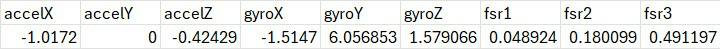
#> input picture gait_project_backup/data_onecolumn.jpg, 720 x 49 px, found by its file name
$ python one_data.py
#> lines starting #> are read from the running program, lines starting #| are printed output that depends on the picture
from PIL import Image
import numpy as np
import cv2
import matplotlib.pyplot as plt

# Step 1: Load the image
image_path = r"C:\Users\hairi\OneDrive\IDP\monai_project\gait_project_backup\data_onecolumn.jpg"  # Replace with your actual file path
image = Image.open(image_path)
#> image is the input picture: PIL image 720x49 RGB; mean R, G, B 228.6, 229.6, 228

# Step 2: Convert to grayscale
gray_image = image.convert("L")  # "L" mode is for grayscale

# Step 3: Convert to NumPy array
gray_array = np.array(gray_image)

# Step 4: Apply jet colormap using OpenCV
heatmap = cv2.applyColorMap(gray_array, cv2.COLORMAP_JET)
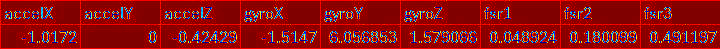
#> heatmap: shape (49, 720, 3); mean B, G, R 16.6, 14.1, 146.2

# Step 5: Convert from BGR (OpenCV) to RGB (for matplotlib)
heatmap_rgb = cv2.cvtColor(heatmap, cv2.COLOR_BGR2RGB)

# Step 6: Display the heatmap
plt.figure(figsize=(10, 6))
plt.imshow(heatmap_rgb)
plt.axis("off")
plt.title("Heatmap using Jet Colormap")
plt.tight_layout()
plt.show()

$ run again, with gait_project_backup/user 2 abnormal.jpg copied over gait_project_backup/data_onecolumn.jpg
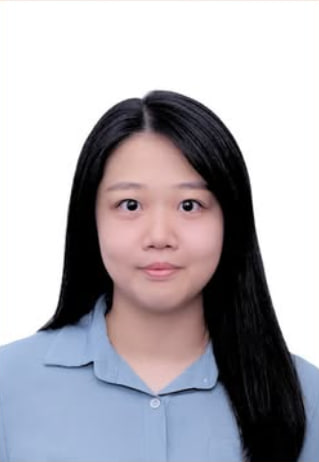
#> input picture gait_project_backup/user 2 abnormal.jpg, 319 x 462 px, found by its file name
#> image is the input picture: PIL image 319x462 RGB; mean R, G, B 174.4, 171.6, 177.9
#> `gray_image = image.convert("L")  # "L" mode is for grayscale`:
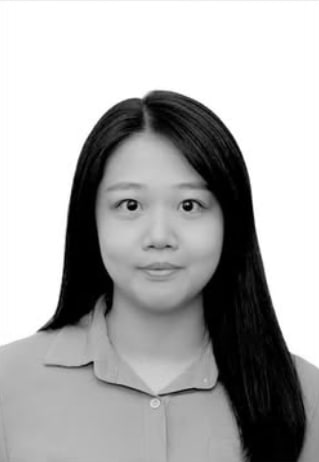
#> gray_image: PIL image 319x462 L; min 0, max 255, mean 173.2
#> `heatmap = cv2.applyColorMap(gray_array, cv2.COLORMAP_JET)`:
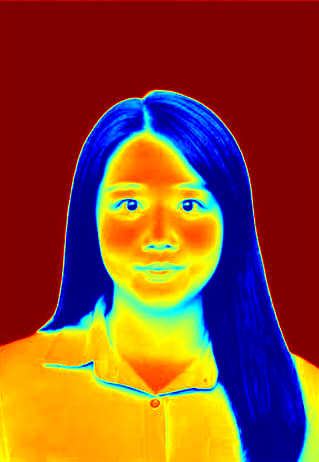
#> heatmap: shape (462, 319, 3); mean B, G, R 46, 72.4, 137
